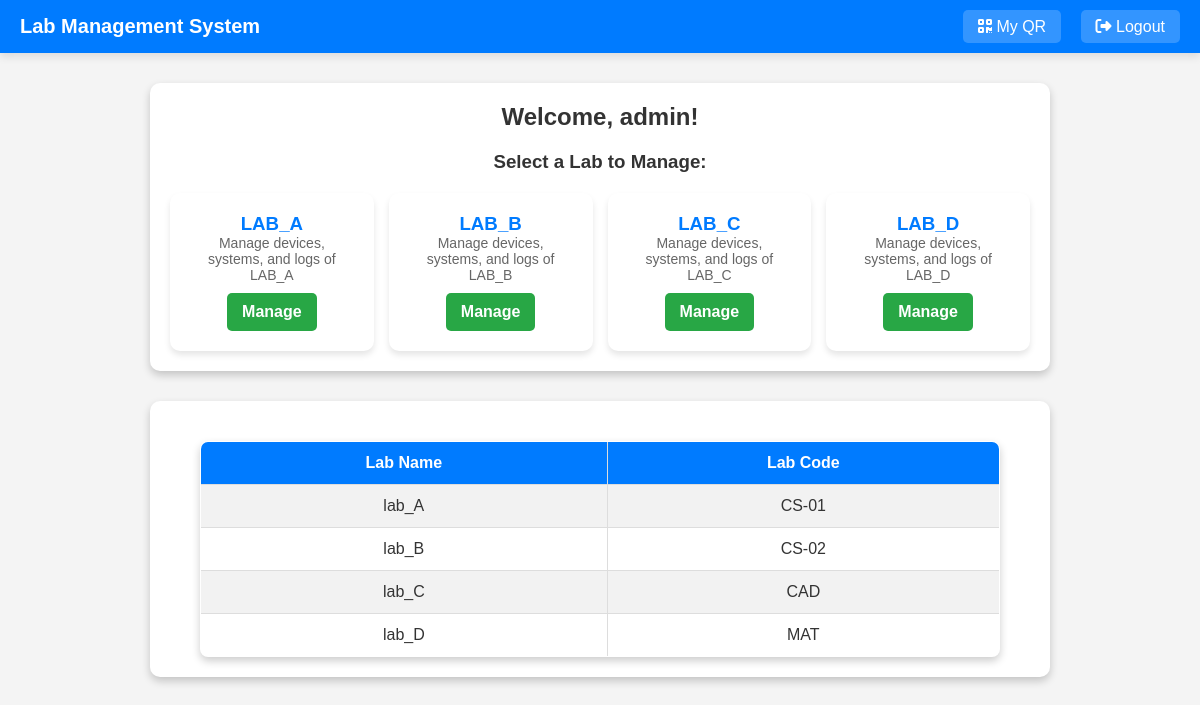
Page /admin/dashboard.php (signed in) on the committed database.
### tables this page shows
CREATE TABLE labs (
    id INT AUTO_INCREMENT PRIMARY KEY,
    lab_name VARCHAR(100) UNIQUE NOT NULL,
    database_name VARCHAR(100) UNIQUE NOT NULL
);

### admin/dashboard.php (the view, shortened to what this page needs)
<?php
include '../include/db.php';
$labs = ["lab_A", "lab_B", "lab_C", "lab_D"];
?>
<!DOCTYPE html>
<html lang="en">
<head>
    <link rel="stylesheet" href="../assets/style.css">
    <link rel="stylesheet" href="https://cdnjs.cloudflare.com/ajax/libs/font-awesome/6.4.2/css/all.min.css">
</head>
<body>
<div class="navbar">
    <span>Lab Management System</span>
    <div>
        <a href="qr_profile.php"><i class="fas fa-qrcode"></i> My QR</a>
        <a href="../public/logout.php" class="logout-btn"><i class="fas fa-sign-out-alt"></i> Logout</a>
    </div>
</div>
<div class="container">
    <h2>Welcome, <strong><?php echo htmlspecialchars($_SESSION['username']); ?></strong>!</h2>
    <h3>Select a Lab to Manage:</h3>
    <div class="lab-grid">
        <?php foreach ($labs as $lab) { ?>
            <div class="lab-card">
                <h3><?php echo strtoupper($lab); ?></h3>
                <p>Manage devices, systems, and logs of <?php echo strtoupper($lab); ?></p>
                <a href="lab_panel.php?lab=<?php echo $lab; ?>">Manage</a>
            </div>
        <?php } ?>
    </div>
</div>
<div class="container">
    <table>
        <?php
        $conn->select_db("main_auth");
        $query = "SELECT lab_name, database_name FROM labs";
        $labcode = $conn->query($query);
        ?>
        <tr>
            <th>Lab Name</th>
            <th>Lab Code</th>
        </tr>
        <?php while ($lab1 = $labcode->fetch_assoc()) { ?>
        <tr>
            <td><?php echo htmlspecialchars($lab1['database_name']); ?></td>
            <td><?php echo htmlspecialchars($lab1['lab_name']); ?></td>
        </tr>
        <?php } ?>
    </table>
</div>
</body>
</html>

### assests/style.css (style rules this page uses)
* { margin: 0; padding: 0; box-sizing: border-box; font-family: Arial, sans-serif; }
body { background-color: #f4f4f4; color: #333; text-align: center; padding: 20px; }
h2, h3 { margin-bottom: 20px; }
table { width: 100%; max-width: 800px; margin: auto; border-collapse: collapse; background: white; }
table, th, td { border: 1px solid #ddd; padding: 10px; text-align: center; }
th { background-color: #007bff; color: white; }
a { color: #007bff; text-decoration: none; font-weight: bold; }

### admin/dashboard.php (style rules this page uses)
body { font-family: 'Poppins', sans-serif; margin: 0; padding: 0; background-color: #f4f4f4; text-align: center; }
.navbar { background-color: #007bff; padding: 15px 20px; color: white; display: flex; justify-content: space-between; align-items: center; box-shadow: 0px 4px 8px rgba(0, 0, 0, 0.1); }
.navbar span { font-size: 20px; font-weight: bold; }
.navbar a { text-decoration: none; color: white; font-weight: 500; margin-left: 15px; padding: 8px 15px; background: rgba(255, 255, 255, 0.2); border-radius: 5px; transition: 0.3s ease-in-out; }
.container { max-width: 900px; margin: 30px auto; padding: 20px; background: white; border-radius: 10px; box-shadow: 0 4px 8px rgba(0, 0, 0, 0.2); }
h2 { color: #333; font-weight: 600; }
.lab-grid { display: grid; grid-template-columns: repeat(auto-fit, minmax(200px, 1fr)); gap: 15px; margin-top: 20px; padding: 0; }
.lab-card { background: #ffffff; padding: 20px; border-radius: 10px; box-shadow: 0 4px 6px rgba(0, 0, 0, 0.1); transition: transform 0.2s ease-in-out, box-shadow 0.2s; }
.lab-card h3 { margin: 0; color: #007bff; font-weight: 600; }
.lab-card p { font-size: 14px; color: #666; }
.lab-card a { text-decoration: none; font-weight: bold; display: inline-block; padding: 10px 15px; background: #28a745; color: white; border-radius: 5px; margin-top: 10px; transition: background 0.3s ease-in-out; }
table { width: 100%; border-collapse: collapse; background: white; margin-top: 20px; border-radius: 8px; overflow: hidden; box-shadow: 0 4px 8px rgba(0, 0, 0, 0.2); }
th, td { padding: 12px; text-align: center; border-bottom: 1px solid #ddd; }
th { background: #007bff; color: white; font-size: 16px; }
tr:nth-child(even) { background: #f2f2f2; }
.logout-btn { background: #dc3545; color: white; padding: 8px 15px; border-radius: 5px; text-decoration: none; font-weight: bold; transition: background 0.3s ease-in-out; }

### rows in the picture
labs: database_name "lab_A", lab_name "CS-01"
labs: database_name "lab_B", lab_name "CS-02"
labs: database_name "lab_C", lab_name "CAD"
labs: database_name "lab_D", lab_name "MAT"

### other values in the picture
$_SESSION['username'] "admin"
$lab "LAB_A"
$lab "LAB_B"
$lab "LAB_C"
$lab "LAB_D"
